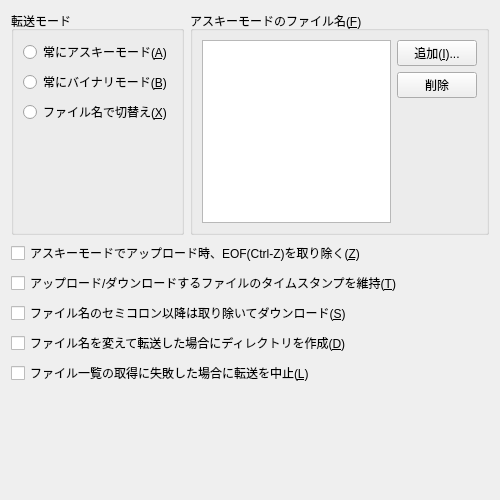
<?xml version="1.0" encoding="UTF-8"?>
<ui version="4.0">
 <class>OptionTransfer1Form</class>
 <widget class="QWidget" name="OptionTransfer1Form">
  <property name="geometry">
   <rect>
    <x>0</x>
    <y>0</y>
    <width>500</width>
    <height>500</height>
   </rect>
  </property>
  <layout class="QVBoxLayout" name="verticalLayout_2">
   <item>
    <layout class="QHBoxLayout" name="horizontalLayout_2">
     <item>
      <widget class="QGroupBox" name="groupBox_1">
       <property name="title">
        <string>転送モード</string>
       </property>
       <layout class="QVBoxLayout" name="verticalLayout">
        <item>
         <widget class="QRadioButton" name="radioButton_TransModeASCII">
          <property name="text">
           <string>常にアスキーモード(&amp;A)</string>
          </property>
         </widget>
        </item>
        <item>
         <widget class="QRadioButton" name="radioButton_TransModeBin">
          <property name="text">
           <string>常にバイナリモード(&amp;B)</string>
          </property>
         </widget>
        </item>
        <item>
         <widget class="QRadioButton" name="radioButton_TransModeAuto">
          <property name="text">
           <string>ファイル名で切替え(&amp;X)</string>
          </property>
         </widget>
        </item>
        <item>
         <spacer name="verticalSpacer_1">
          <property name="orientation">
           <enum>Qt::Orientation::Vertical</enum>
          </property>
          <property name="sizeHint" stdset="0">
           <size>
            <width>20</width>
            <height>40</height>
           </size>
          </property>
         </spacer>
        </item>
       </layout>
      </widget>
     </item>
     <item>
      <widget class="QGroupBox" name="groupBox_2">
       <property name="title">
        <string>アスキーモードのファイル名(&amp;F)</string>
       </property>
       <layout class="QHBoxLayout" name="horizontalLayout">
        <item>
         <widget class="QListView" name="listView_AsciiExt"/>
        </item>
        <item>
         <layout class="QVBoxLayout" name="verticalLayout_1">
          <item>
           <widget class="QPushButton" name="pushButton_AddExt">
            <property name="text">
             <string>追加(&amp;I)...</string>
            </property>
           </widget>
          </item>
          <item>
           <widget class="QPushButton" name="pushButton_DelExt">
            <property name="text">
             <string>削除</string>
            </property>
           </widget>
          </item>
          <item>
           <spacer name="verticalSpacer_2">
            <property name="orientation">
             <enum>Qt::Orientation::Vertical</enum>
            </property>
            <property name="sizeHint" stdset="0">
             <size>
              <width>20</width>
              <height>40</height>
             </size>
            </property>
           </spacer>
          </item>
         </layout>
        </item>
       </layout>
      </widget>
     </item>
    </layout>
   </item>
   <item>
    <widget class="QCheckBox" name="checkBox_RmEOF">
     <property name="text">
      <string>アスキーモードでアップロード時、EOF(Ctrl-Z)を取り除く(&amp;Z)</string>
     </property>
    </widget>
   </item>
   <item>
    <widget class="QCheckBox" name="checkBox_SaveTimeStamp">
     <property name="text">
      <string>アップロード/ダウンロードするファイルのタイムスタンプを維持(&amp;T)</string>
     </property>
    </widget>
   </item>
   <item>
    <widget class="QCheckBox" name="checkBox_VaxSemicolon">
     <property name="text">
      <string>ファイル名のセミコロン以降は取り除いてダウンロード(&amp;S)</string>
     </property>
    </widget>
   </item>
   <item>
    <widget class="QCheckBox" name="checkBox_MakeAllDir">
     <property name="text">
      <string>ファイル名を変えて転送した場合にディレクトリを作成(&amp;D)</string>
     </property>
    </widget>
   </item>
   <item>
    <widget class="QCheckBox" name="checkBox_AbortOnListError">
     <property name="text">
      <string>ファイル一覧の取得に失敗した場合に転送を中止(&amp;L)</string>
     </property>
    </widget>
   </item>
   <item>
    <spacer name="verticalSpacer_3">
     <property name="orientation">
      <enum>Qt::Orientation::Vertical</enum>
     </property>
     <property name="sizeHint" stdset="0">
      <size>
       <width>20</width>
       <height>113</height>
      </size>
     </property>
    </spacer>
   </item>
  </layout>
 </widget>
 <tabstops>
  <tabstop>radioButton_TransModeASCII</tabstop>
  <tabstop>radioButton_TransModeBin</tabstop>
  <tabstop>radioButton_TransModeAuto</tabstop>
  <tabstop>listView_AsciiExt</tabstop>
  <tabstop>pushButton_AddExt</tabstop>
  <tabstop>pushButton_DelExt</tabstop>
  <tabstop>checkBox_RmEOF</tabstop>
  <tabstop>checkBox_SaveTimeStamp</tabstop>
  <tabstop>checkBox_VaxSemicolon</tabstop>
  <tabstop>checkBox_MakeAllDir</tabstop>
  <tabstop>checkBox_AbortOnListError</tabstop>
 </tabstops>
 <resources/>
 <connections>
  <connection>
   <sender>radioButton_TransModeASCII</sender>
   <signal>clicked()</signal>
   <receiver>OptionTransfer1Form</receiver>
   <slot>onClick_radioButton_TransModeASCII()</slot>
   <hints>
    <hint type="sourcelabel">
     <x>84</x>
     <y>46</y>
    </hint>
    <hint type="destinationlabel">
     <x>249</x>
     <y>250</y>
    </hint>
   </hints>
  </connection>
  <connection>
   <sender>radioButton_TransModeBin</sender>
   <signal>clicked()</signal>
   <receiver>OptionTransfer1Form</receiver>
   <slot>onClick_radioButton_TransModeBin()</slot>
   <hints>
    <hint type="sourcelabel">
     <x>84</x>
     <y>72</y>
    </hint>
    <hint type="destinationlabel">
     <x>249</x>
     <y>250</y>
    </hint>
   </hints>
  </connection>
  <connection>
   <sender>radioButton_TransModeAuto</sender>
   <signal>clicked()</signal>
   <receiver>OptionTransfer1Form</receiver>
   <slot>onClick_radioButton_TransModeAuto()</slot>
   <hints>
    <hint type="sourcelabel">
     <x>84</x>
     <y>98</y>
    </hint>
    <hint type="destinationlabel">
     <x>249</x>
     <y>250</y>
    </hint>
   </hints>
  </connection>
  <connection>
   <sender>pushButton_AddExt</sender>
   <signal>clicked()</signal>
   <receiver>OptionTransfer1Form</receiver>
   <slot>onClick_pushButton_AddExt()</slot>
   <hints>
    <hint type="sourcelabel">
     <x>441</x>
     <y>49</y>
    </hint>
    <hint type="destinationlabel">
     <x>249</x>
     <y>250</y>
    </hint>
   </hints>
  </connection>
  <connection>
   <sender>pushButton_DelExt</sender>
   <signal>clicked()</signal>
   <receiver>OptionTransfer1Form</receiver>
   <slot>onClick_pushButton_DelExt()</slot>
   <hints>
    <hint type="sourcelabel">
     <x>441</x>
     <y>79</y>
    </hint>
    <hint type="destinationlabel">
     <x>249</x>
     <y>250</y>
    </hint>
   </hints>
  </connection>
  <connection>
   <sender>listView_AsciiExt</sender>
   <signal>clicked(QModelIndex)</signal>
   <receiver>OptionTransfer1Form</receiver>
   <slot>onClick_listView_AsciiExt()</slot>
   <hints>
    <hint type="sourcelabel">
     <x>286</x>
     <y>132</y>
    </hint>
    <hint type="destinationlabel">
     <x>249</x>
     <y>250</y>
    </hint>
   </hints>
  </connection>
 </connections>
 <slots>
  <slot>onClick_radioButton_TransModeASCII()</slot>
  <slot>onClick_radioButton_TransModeBin()</slot>
  <slot>onClick_radioButton_TransModeAuto()</slot>
  <slot>onClick_listView_AsciiExt()</slot>
  <slot>onClick_pushButton_AddExt()</slot>
  <slot>onClick_pushButton_DelExt()</slot>
 </slots>
</ui>
